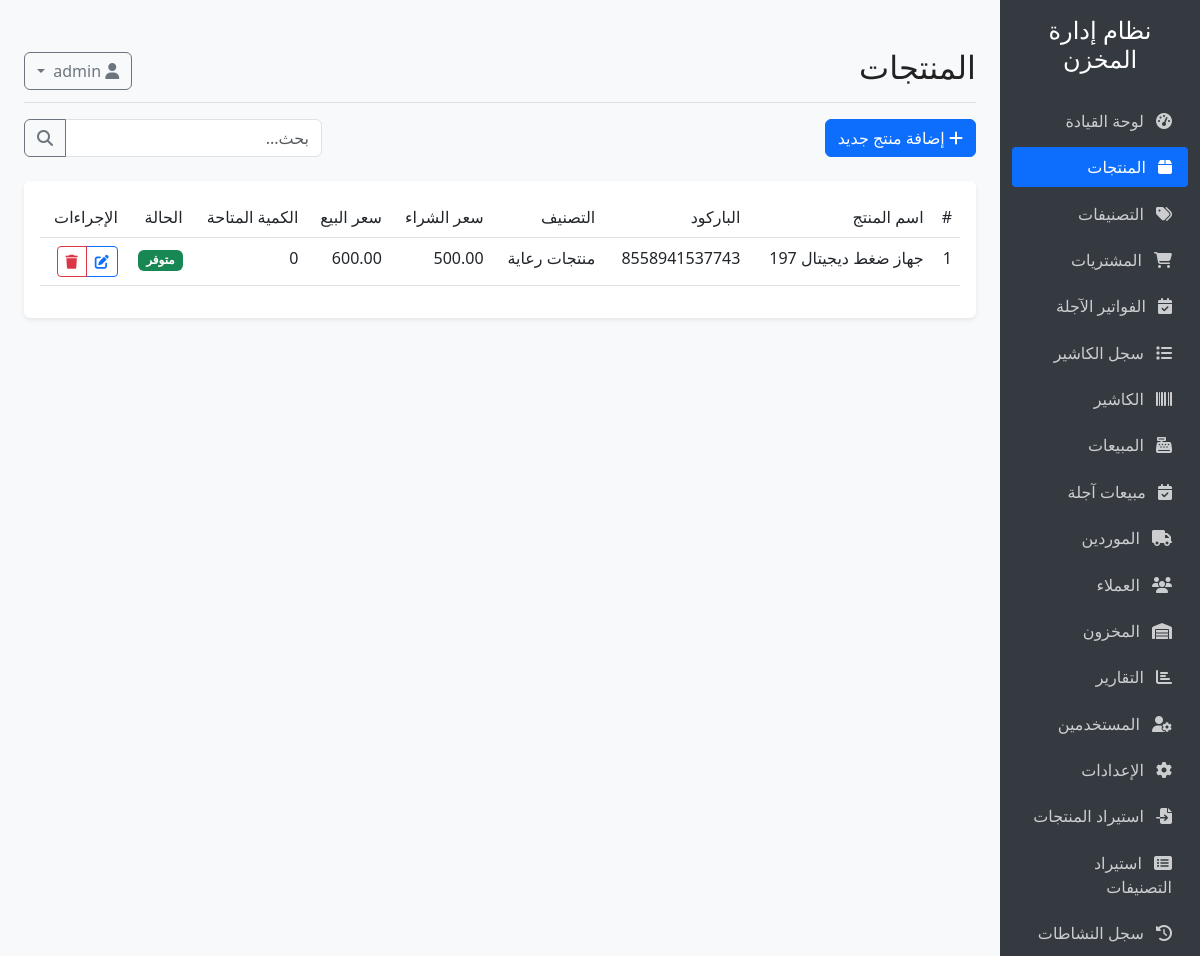
Screenshot of /products (signed in) with the database file from the repository.
### models.py (models this page shows, shortened)
class Setting(db.Model):
    __tablename__ = 'settings'
    id = db.Column(db.Integer, primary_key=True)
    key = db.Column(db.String(50), unique=True, nullable=False)
    value = db.Column(db.Text, nullable=True)

class Product(db.Model):
    __tablename__ = 'products'
    id = db.Column(db.Integer, primary_key=True)
    name = db.Column(db.String(100), nullable=False)
    description = db.Column(db.Text, nullable=True)
    barcode = db.Column(db.String(50), unique=True, nullable=True)
    sku = db.Column(db.String(50), unique=True, nullable=True)
    purchase_price = db.Column(db.Float, nullable=False, default=0)
    sale_price = db.Column(db.Float, nullable=False, default=0)
    min_quantity = db.Column(db.Integer, default=0)
    category_id = db.Column(db.Integer, db.ForeignKey('categories.id'), nullable=True)
    created_at = db.Column(db.DateTime, default=datetime.utcnow)
    updated_at = db.Column(db.DateTime, default=datetime.utcnow, onupdate=datetime.utcnow)
    inventory = db.relationship('Inventory', backref='product', uselist=False, lazy=True)
    purchase_items = db.relationship('PurchaseItem', backref='product', lazy=True)
    sale_items = db.relationship('SaleItem', backref='product', lazy=True)

class Category(db.Model):
    __tablename__ = 'categories'
    id = db.Column(db.Integer, primary_key=True)
    name = db.Column(db.String(100), nullable=False)
    description = db.Column(db.Text, nullable=True)
    notes = db.Column(db.Text, nullable=True)
    products = db.relationship('Product', backref='category', lazy=True)

### app.py (the view)
@app.route('/products')
@login_required
def products():
    products = Product.query.all()
    return render_template('products/index.html', products=products)

### app.py (called while the page is built)
@login_manager.user_loader
def load_user(user_id):
    return User.query.get(int(user_id))

@app.context_processor
def inject_settings():
    from models import Setting
    settings = {s.key: s.value for s in Setting.query.all()}
    return dict(settings=settings)

### templates/products/index.html (shortened to what this page needs)
{% extends "base.html" %}
{% block header %}المنتجات{% endblock %}
{% block content %}
<div class="d-flex justify-content-between align-items-center mb-4">
    <div>
        {% if current_user.role == 'admin' %}
        <a href="{{ url_for('add_product') }}" class="btn btn-primary">
            <i class="fas fa-plus"></i> إضافة منتج جديد
        </a>
        {% endif %}
    </div>
    <div class="d-flex">
        <div class="input-group">
            <input type="text" id="searchInput" class="form-control" placeholder="بحث...">
            <button class="btn btn-outline-secondary" type="button">
                <i class="fas fa-search"></i>
            </button>
        </div>
    </div>
</div>
<div class="card">
    <div class="card-body">
        <div class="table-responsive">
            <table class="table table-hover" id="productsTable">
                <thead>
                    <tr>
                        <th>#</th>
                        <th>اسم المنتج</th>
                        <th>الباركود</th>
                        <th>التصنيف</th>
                        <th>سعر الشراء</th>
                        <th>سعر البيع</th>
                        <th>الكمية المتاحة</th>
                        <th>الحالة</th>
                        <th>الإجراءات</th>
                    </tr>
                </thead>
                <tbody>
                    {% for product in products %}
                    <tr>
                        <td>{{ loop.index }}</td>
                        <td>{{ product.name }}</td>
                        <td>{{ product.barcode or '-' }}</td>
                        <td>{{ product.category.name if product.category else 'بدون تصنيف' }}</td>
                        {% if current_user.role == 'admin' %}
                        <td>{{ "%.2f"|format(product.purchase_price) }}</td>
                        {% else %}
                        <td>-</td>
                        {% endif %}
                        <td>{{ "%.2f"|format(product.sale_price) }}</td>
                        <td>{{ product.inventory.quantity if product.inventory else 0 }}</td>
                        <td>
                            {% if product.inventory and product.inventory.quantity <= 0 %}
                            <span class="badge bg-danger">نفذت الكمية</span>
                            {% elif product.inventory and product.inventory.quantity <= product.min_quantity %}
                            <span class="badge bg-warning">منخفضة</span>
                            {% else %}
                            <span class="badge bg-success">متوفر</span>
                            {% endif %}
                        </td>
                        <td>
                            {% if current_user.role == 'admin' %}
                            <div class="btn-group">
                                <a href="{{ url_for('edit_product', id=product.id) }}" class="btn btn-sm btn-outline-primary">
                                    <i class="fas fa-edit"></i>
                                </a>
                                <button type="button" class="btn btn-sm btn-outline-danger" data-bs-toggle="modal" data-bs-target="#deleteModal{{ product.id }}">
                                    <i class="fas fa-trash"></i>
                                </button>
                            </div>
                            {% endif %}
                        </td>
                    </tr>
                    {% else %}
                    <tr>
                        <td colspan="9" class="text-center">لا توجد منتجات</td>
                    </tr>
                    {% endfor %}
                </tbody>
            </table>
        </div>
    </div>
</div>
{% endblock %}

### templates/base.html (shortened to what this page needs)
<!DOCTYPE html>
<html lang="ar" dir="rtl">
<head>
    <link rel="stylesheet" href="https://cdn.jsdelivr.net/npm/bootstrap@5.3.0/dist/css/bootstrap.rtl.min.css">
    <link rel="stylesheet" href="https://cdnjs.cloudflare.com/ajax/libs/font-awesome/6.4.0/css/all.min.css">
    <link id="theme-style" rel="stylesheet" href="{{ url_for('static', filename='css/' + (settings.get('theme', 'light') if settings else 'light') + '.css') }}">
</head>
<body>
    <div class="container-fluid">
        <div class="row">
            <div class="col-md-3 col-lg-2 d-md-block sidebar collapse">
                <div class="position-sticky pt-3">
                    <div class="text-center mb-4">
                        <h4>{{ settings['store_name'] }}</h4>
                    </div>
                                        <ul class="nav flex-column">
                        <li class="nav-item">
                            <a class="nav-link {% if request.path == url_for('index') %}active{% endif %}" href="{{ url_for('index') }}">
                                <i class="fas fa-tachometer-alt"></i> لوحة القيادة
                            </a>
                        </li>
                        <li class="nav-item">
                            <a class="nav-link {% if request.path.startswith(url_for('products')) %}active{% endif %}" href="{{ url_for('products') }}">
                                <i class="fas fa-box"></i> المنتجات
                            </a>
                        </li>
                        <li class="nav-item">
                            <a class="nav-link {% if request.path.startswith(url_for('categories')) %}active{% endif %}" href="{{ url_for('categories') }}">
                                <i class="fas fa-tags"></i> التصنيفات
                            </a>
                        </li>
                        {% if current_user.role == 'admin' %}
                        <li class="nav-item">
                            {% set purchases_path = url_for('purchases') %}
                            {% set purchases_due_path = url_for('purchases_due') %}
                            <a class="nav-link {% if request.path.startswith(purchases_path) and not request.path.startswith(purchases_due_path) %}active{% endif %}" href="{{ purchases_path }}">
                                <i class="fas fa-shopping-cart"></i> المشتريات
                            </a>
                        </li>
                        <li class="nav-item">
                            <a class="nav-link {% if request.path.startswith(url_for('purchases_due')) %}active{% endif %}" href="{{ url_for('purchases_due') }}">
                                <i class="fas fa-calendar-check"></i> الفواتير الآجلة
                            </a>
                        </li>
                        <li class="nav-item">
                            <a class="nav-link {% if request.path.startswith(url_for('cashier_logs')) %}active{% endif %}" href="{{ url_for('cashier_logs') }}">
                                <i class="fas fa-list"></i> سجل الكاشير
                            </a>
                        </li>
                        {% endif %}
                        {% if current_user.role in ['cashier', 'admin'] %}
                        <li class="nav-item">
                            <a class="nav-link {% if request.path.startswith(url_for('cashier_pos')) %}active{% endif %}" href="{{ url_for('cashier_pos') }}">
                                <i class="fas fa-barcode"></i> الكاشير
                            </a>
                        </li>
                        {% endif %}
                        <li class="nav-item">
                            {% set sales_path = url_for('sales') %}
                            {% set sales_due_path = url_for('sales_due') %}
                            <a class="nav-link {% if request.path.startswith(sales_path) and not request.path.startswith(sales_due_path) %}active{% endif %}" href="{{ sales_path }}">
                                <i class="fas fa-cash-register"></i> المبيعات
                            </a>
                        </li>
                        {% if current_user.role == 'admin' %}
                        <li class="nav-item">
                            <a class="nav-link {% if request.path.startswith(url_for('sales_due')) %}active{% endif %}" href="{{ url_for('sales_due') }}">
                                <i class="fas fa-calendar-check"></i> مبيعات آجلة
                            </a>
                        </li>
                        {% endif %}
                        <li class="nav-item">
                            <a class="nav-link {% if request.path.startswith(url_for('suppliers')) %}active{% endif %}" href="{{ url_for('suppliers') }}">
                                <i class="fas fa-truck"></i> الموردين
                            </a>
                        </li>
                        <li class="nav-item">
                            <a class="nav-link {% if request.path.startswith(url_for('customers')) %}active{% endif %}" href="{{ url_for('customers') }}">
                                <i class="fas fa-users"></i> العملاء
                            </a>
                        </li>
                        <li class="nav-item">
                            <a class="nav-link {% if request.path.startswith(url_for('inventory')) %}active{% endif %}" href="{{ url_for('inventory') }}">
                                <i class="fas fa-warehouse"></i> المخزون
                            </a>
                        </li>
                        <li class="nav-item">
                            <a class="nav-link {% if request.path.startswith(url_for('reports')) %}active{% endif %}" href="{{ url_for('reports') }}">
                                <i class="fas fa-chart-bar"></i> التقارير
                            </a>
                        </li>
                        {% if current_user.role == 'admin' %}
                        <li class="nav-item">
                            <a class="nav-link {% if request.path.startswith(url_for('users')) %}active{% endif %}" href="{{ url_for('users') }}">
                                <i class="fas fa-user-cog"></i> المستخدمين
                            </a>
                        </li>
                        <li class="nav-item">
                            <a class="nav-link {% if request.path.startswith(url_for('settings')) %}active{% endif %}" href="{{ url_for('settings') }}">
                                <i class="fas fa-cog"></i> الإعدادات
                            </a>
                        </li>
                        <li class="nav-item">
                            <a class="nav-link {% if request.path.startswith(url_for('catalog_import')) %}active{% endif %}" href="{{ url_for('catalog_import') }}">
                                <i class="fas fa-file-import"></i> استيراد المنتجات
                            </a>
                        </li>
                        <li class="nav-item">
                            <a class="nav-link {% if request.path.startswith(url_for('category_catalog_import')) %}active{% endif %}" href="{{ url_for('category_catalog_import') }}">
                                <i class="fas fa-list-alt"></i> استيراد التصنيفات
                            </a>
                        </li>
                        <li class="nav-item">
                            <a class="nav-link {% if request.path.startswith(url_for('activity')) %}active{% endif %}" href="{{ url_for('activity') }}">
                                <i class="fas fa-history"></i> سجل النشاطات
                            </a>
                        </li>
                        {% endif %}
                    </ul>
                </div>
            </div>
            <main class="col-md-9 ms-sm-auto col-lg-10 px-md-4 main-content">
                <div class="d-flex justify-content-between flex-wrap flex-md-nowrap align-items-center pt-3 pb-2 mb-3 border-bottom">
                    <h1 class="h2">{% block header %}{% endblock %}</h1>
                    <div class="btn-toolbar mb-2 mb-md-0">
                        <div class="dropdown">
                            <button class="btn btn-outline-secondary dropdown-toggle" type="button" id="userDropdown" data-bs-toggle="dropdown" aria-expanded="false">
                                <i class="fas fa-user"></i>
                            </button>
                        </div>
                    </div>
                </div>
                {% block content %}{% endblock %}
            </main>
        </div>
    </div>
</body>
</html>

### static/css/light.css (style rules this page uses)
body { background: #fff; color: #222; }
.card, .table { background: #fff; color: #222; }
.navbar, .sidebar { background: #f8f9fa; color: #222; }

### templates/base.html (style rules this page uses)
body { font-family: 'Segoe UI', Tahoma, Geneva, Verdana, sans-serif; background-color: #f8f9fa; }
.sidebar { min-height: 100vh; background-color: #343a40; color: #fff; }
.sidebar .nav-link { color: rgba(255, 255, 255, 0.75); padding: 0.5rem 1rem; margin: 0.2rem 0; border-radius: 0.25rem; }
.sidebar .nav-link.active { color: #fff; background-color: #0d6efd; }
.sidebar .nav-link i { margin-left: 0.5rem; }
.main-content { padding: 2rem; }
.card { margin-bottom: 1.5rem; border: none; box-shadow: 0 0.125rem 0.25rem rgba(0, 0, 0, 0.075); }
.table th { font-weight: 500; }

### rows the page displays
Setting: store_name "نظام إدارة المخزن"
Product: name "جهاز ضغط ديجيتال 197", barcode "8558941537743", category "منتجات رعاية", purchase_price "500.00", sale_price "600.00", inventory "0"
